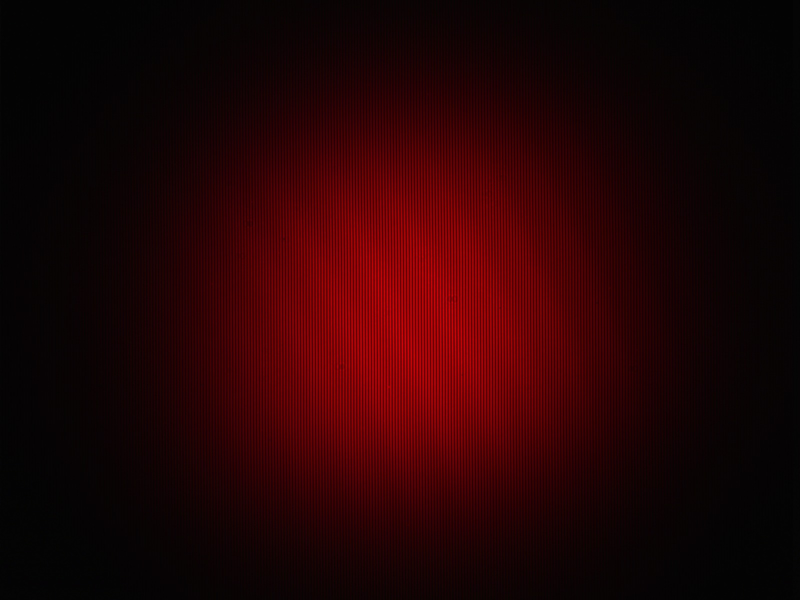
%> input picture Imag_test/frame_101.jpg, 1600 x 1200 px (shown at 1/2 size)
$ octave ROI_Batch.m   (GNU Octave 9; MATLAB toolbox functions it lacks are replaced by stand-ins)
%> lines starting %> are read from the running program, lines starting %| are printed output that depends on the picture
### Imag_test/analizar_roi_perfil.m
function [freqs_top, pxx_top, snr_db] = analizar_roi_perfil(region, plotear)
    if nargin < 2
        plotear = true;
    end

    mask_valid = region > 0;
    if ~any(mask_valid(:))
        warning('ROI vacía o todos ceros; no se puede analizar.');
        freqs_top = []; pxx_top = []; snr_db = NaN;
        return;
    end

    [h_roi, w_roi] = size(region);
    perfil = zeros(w_roi,1);
    for x = 1:w_roi
        col = region(:,x);
        mcol = mask_valid(:,x);
        if any(mcol)
            perfil(x) = mean(col(mcol));
        else
            perfil(x) = 0;
        end
    end

    perfil = detrend(perfil);
    perfil = imgaussfilt(perfil',0.8)';    % suavizado ligero
    perfil = perfil .* hann(length(perfil));

    if plotear
        figure; plot(perfil);
        title('Perfil horizontal promedio');
        xlabel('Columna de píxel'); ylabel('Intensidad');
    end

    % PSD con pwelch (f en ciclos/píxel)
    N = length(perfil);
    win = hanning(N);
    noverlap = floor(N/4);
    nfft = N;
    [pxx,f] = pwelch(perfil, win, noverlap, nfft, 1);  % fs=1[web:45][web:51]

    if plotear
        figure; plot(f,10*log10(pxx)); grid on;
        title('PSD de la ROI (pwelch)');
        xlabel('Frecuencia (ciclos/píxel)'); ylabel('Potencia (dB)');
    end

    % Definir intervalos de frecuencia (ciclos/píxel)
    intervals = [0    0.1;
                 0.1  0.25;
                 0.25 0.4];

    freqs_top = nan(1,3);
    pxx_top   = nan(1,3);

    for i = 1:3
        f_min = intervals(i,1);
        f_max = intervals(i,2);

        idx = (f >= f_min) & (f < f_max);
        idx(1) = false;  % excluir DC explícitamente

        if ~any(idx)
            % No hay muestras en ese intervalo
            freqs_top(i) = NaN;
            pxx_top(i)   = NaN;
            continue;
        end

        % Buscar máximo local dentro del intervalo
        [pk, loc_rel] = max(pxx(idx));
        loc_abs = find(idx);
        loc_abs = loc_abs(loc_rel);

        freqs_top(i) = f(loc_abs);
        pxx_top(i)   = pk;
    end

    % SNR aproximado del intervalo principal
    % Se puede ajustar a otro intervalo si tiene más sentido físico.
    main_band = 2;   % Segundo intervalo como "principal"
    if ~isnan(pxx_top(main_band))
        idx_band = (f >= intervals(main_band,1)) & (f < intervals(main_band,2));
        idx_band(1) = false;
        pxx_band = pxx(idx_band);
        if ~isempty(pxx_band)
            ruido_med = mean(pxx_band);
            snr_lin = pxx_top(main_band) / max(ruido_med,eps);
            snr_db = 10*log10(snr_lin);
        else
            snr_db = NaN;
        end
    else
        snr_db = NaN;
    end

    if plotear
        fprintf('Máximos por intervalo:\n');
        for i = 1:3
            fprintf('  [%0.2f, %0.2f): f = %.4f c/px, P = %.3g\n', ...
                intervals(i,1), intervals(i,2), freqs_top(i), pxx_top(i));
        end
        fprintf('SNR (intervalo 0.1–0.25): %.1f dB\n', snr_db);
    end
end

### Imag_test/ROI_Batch.m
clc
clear
clearvars
%% -------- CONFIGURACIÓN --------
carpeta = 'C:\Users\sangu\Documents\Trabajo de Grado\trabajos_de_grado\Imag_test';
prefijo = 'frame_';            % e.g. 'frame_22'
extension = '.jpg';            %

frame_ini = 101;                % primer índice
n_frames  = 16;                % cantidad de frames a procesar

usar_roi_manual = true;       % flase = ROI fija en el centro de la imagen
ancho_roi_fix = 216;
alto_roi_fix  = 146;

nombre_mat = sprintf('resultados_frames_%d_a_%d.mat', ...
                     frame_ini, frame_ini+n_frames-1);

%% -------- PRE-ASIGNAR RESULTADOS --------
resultado_base = struct( ...
    'frame',            [], ...
    'archivo',          '', ...
    'freqs_fix',        [], ...
    'potencias_fix',    [], ...
    'snr_db_fix',       NaN, ...
    'freqs_manual',     [], ...
    'potencias_manual', [], ...
    'snr_db_manual',    NaN);

resultados = repmat(resultado_base, n_frames, 1);
%% -------- BUCLE PRINCIPAL --------
for k = 1:n_frames
    idx = frame_ini + k - 1;
    nombre = sprintf('%s%d%s', prefijo, idx, extension);
    ruta   = fullfile(carpeta, nombre);

    if ~isfile(ruta)
        warning('No se encontró el archivo: %s. Se salta.', ruta);
        continue;
    end

    fprintf('\n===== Procesando %s =====\n', nombre);
    img = imread(ruta);
%> img is the input picture: size 1200x1600x3 uint8; mean R, G, B 37.5, 2.6, 3.8
    if size(img,3) == 3
        img_gray = rgb2gray(img);
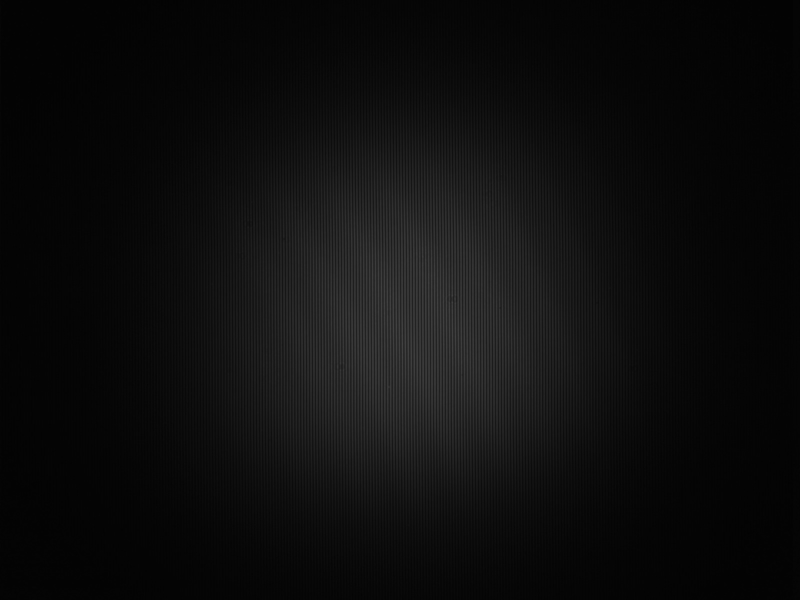
%> img_gray: size 1200x1600 uint8 (shown at 1/2 size); min 1, max 72, mean 13.2
    else
        img_gray = img;
    end
    img_d = double(img_gray);
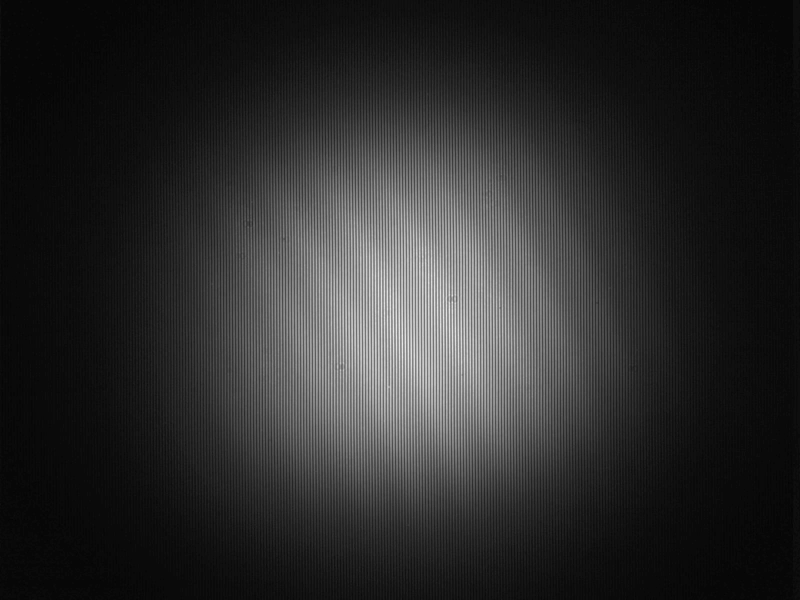
%> img_d: size 1200x1600 double (shown at 1/2 size); min 1, max 72, mean 13.2; mean of the top-left, top-right, bottom-left and bottom-right quarters 11.7, 12.8, 13.5, 14.8; drawn with min black and max white
    [h,w] = size(img_gray);
%> h = 1200; w = 1600

    % --- ROI fija centrada ---
    cx = round(w/2); cy = round(h/2);
%> after `cx = round(w/2)`: cx = 800
%> after `cy = round(h/2)`: cy = 600
    half_w = round(ancho_roi_fix/2);
    half_h = round(alto_roi_fix/2);

    xmin = max(cx-half_w+1,1);
%> xmin = 693
    xmax = min(cx+half_w,  w);
%> xmax = 908
    ymin = max(cy-half_h+1,1);
%> ymin = 528
    ymax = min(cy+half_h,  h);
%> ymax = 673

    roi_fix = img_d(ymin:ymax, xmin:xmax);
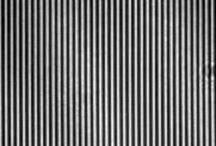
%> roi_fix: size 146x216 double; min 27, max 72, mean 46.9; drawn with min black and max white

    [freqs_fix, pows_fix, snr_fix] = analizar_roi_perfil(roi_fix, false);
%> in analizar_roi_perfil, `mask_valid = region > 0;`: mask_valid: size 146x216 logical; every value is 1
%> after the loop in analizar_roi_perfil, `for x = 1:w_roi`: perfil = 216 values, max 66.73 at index 101, min 29.47 at index 4, mean 46.91
%> in analizar_roi_perfil, `perfil = detrend(perfil);`: perfil = 216 values, max 19.91 at index 101, min -18.03 at index 216, mean 3.63e-14
%> in analizar_roi_perfil, `perfil = imgaussfilt(perfil',0.8)';`: perfil = 216 values, max 13.86 at index 95, min -15.2 at index 216, mean 0.000735
%> in analizar_roi_perfil, `perfil = perfil .* hann(length(perfil));`: perfil = 216 values, max 13.59 at index 101, min -10.84 at index 116, mean 0.31
%> in analizar_roi_perfil, `N = length(perfil);`: N = 216
%> in analizar_roi_perfil, `win = hanning(N);`: win = 216 values, max 1 at index 108, min 0 at index 1, mean 0.498
%> in analizar_roi_perfil, `noverlap = floor(N/4);`: noverlap = 54
%> in analizar_roi_perfil, `nfft = N;`: nfft = 216
%> the run ends on the next line
